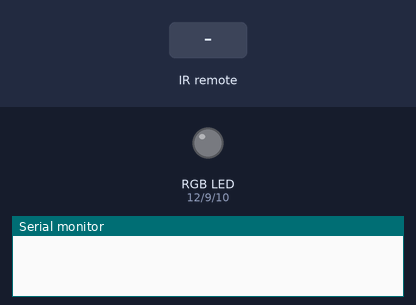
Bench run of a sketch on a simulated Arduino Uno, built with avr-gcc and run on an emulated ATmega328P. On the bench: an RGB LED mixed from three pins (HIGH = lit), the last lines printed to the serial monitor. The test bench sets the inputs (shaded band). Dim RGB values are drawn brighter than linear.

Above: at 1.2 s.
1.3 s: infrared code 0xFFA25D received
At 2.8 s:
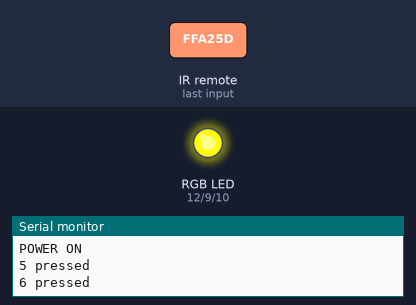
3.8 s: infrared code 0xFF6897 received
At 5.9 s:
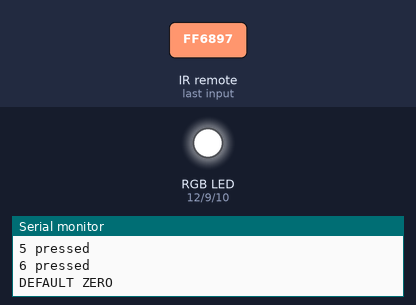
6.3 s: infrared code 0xFF30CF received
At 7.8 s:
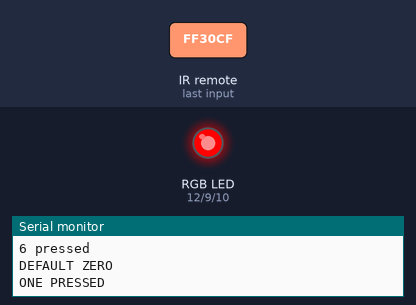
8.8 s: infrared code 0xFF18E7 received
At 10.9 s:
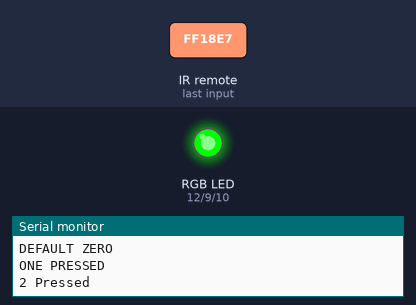
11.3 s: infrared code 0xFF9067 received
At 12.8 s:
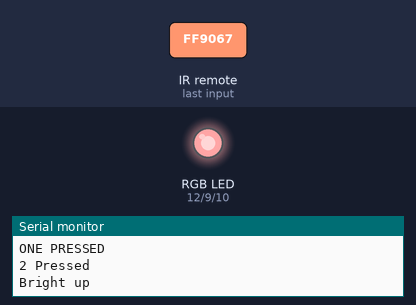
13.8 s: infrared code 0xFFE01F received
At 15.9 s:
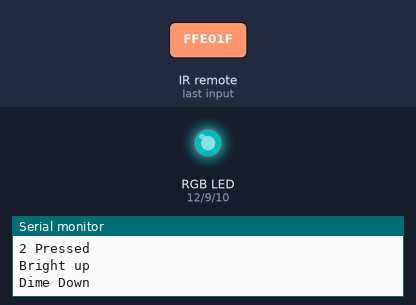
Timing chart, 0 to 17.3 s (numbered marks = the images above; inputs shaded):
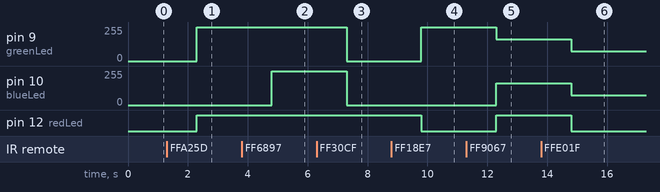

Measured:
- after the input at 1.3 s, pin 9 (greenLed): 0/255 → 255/255 after 1.0 s; pin 12 (redLed): LOW → HIGH after 1.0 s
- after the input at 3.8 s, pin 10 (blueLed): 0/255 → 255/255 after 1.0 s
- after the input at 6.3 s, pin 9 (greenLed), pin 10 (blueLed): 255/255 → 0/255 after 1.0 s
- after the input at 8.8 s, pin 9 (greenLed): 0/255 → 255/255 after 1.0 s; pin 12 (redLed): HIGH → LOW after 1.0 s
- after the input at 11.3 s, pin 9 (greenLed): 255/255 → 165/255 after 1.0 s; pin 10 (blueLed): 0/255 → 165/255 after 1.0 s; pin 12 (redLed): LOW → HIGH after 1.0 s
- after the input at 13.8 s, pin 9 (greenLed), pin 10 (blueLed): 165/255 → 74/255 after 1.0 s; pin 12 (redLed): HIGH → LOW after 1.0 s

The sketch:

Remote_Led_Control.ino
```cpp
//Last Project
#include <IRremote.h>
int remotePin=11;// pin connect to the infared remote control
IRrecv IR(remotePin);
decode_results rcd;
int redLed=12;
int greenLed=9;
int blueLed=10;
String remote_command;
int timeDelay=1000;

int ledBright=255;
void setup() {
  // put your setup code here, to run once:
Serial.begin(9600);
IR.enableIRIn();
pinMode(redLed,OUTPUT);
pinMode(greenLed,OUTPUT);
pinMode(blueLed,OUTPUT);

}

void loop() {
  // put your main code here, to run repeatedly:
while(IR.decode(&rcd)==0){
  }
delay(timeDelay);
IR.resume();

//POWER ON THE ALL LED
if(rcd.value==0xFFA25D){
  remote_command="POWER ON";
  Serial.println(remote_command);
  digitalWrite(redLed,HIGH);
  digitalWrite(greenLed,HIGH);
  digitalWrite(blueLed,HIGH);
  }

// TURN ALL THE LEDS OOFF
if(rcd.value==0xFFB04F){
  remote_command="POWER OFF";
  Serial.println(remote_command);
  digitalWrite(redLed,LOW);
  digitalWrite(greenLed,LOW);
  digitalWrite(blueLed,LOW);
  }

//CONTROL IF ZERO IS PRESS
if(rcd.value==0xFF6897){
  remote_command="DEFAULT ZERO";
  Serial.println(remote_command);
  analogWrite(redLed,ledBright);
  analogWrite(greenLed,ledBright);
  analogWrite(blueLed,ledBright);
  }

//CONTROL IF ONE IS PRESS
if(rcd.value==0xFF30CF){
  remote_command="ONE PRESSED";
  Serial.println(remote_command);
  analogWrite(redLed,ledBright);
  analogWrite(greenLed,0);
  analogWrite(blueLed,0);
  }

//IF 2 IS PRESSED
if(rcd.value==0xFF18E7){
  remote_command="2 Pressed";
  Serial.println(remote_command);
  analogWrite(redLed,0);
  analogWrite(greenLed,ledBright);
  analogWrite(blueLed,0);
  }

// for 3
if(rcd.value==0xFF7A85){
  remote_command="3 pressed";
  Serial.println(remote_command);
  analogWrite(redLed,0);
  analogWrite(greenLed,0);
  analogWrite(blueLed,ledBright);
  }

//4 this gives out a cyan colour
if(rcd.value==0xFF10EF){
  remote_command="4 pressed";
  Serial.println(remote_command);
  analogWrite(redLed,0);
  analogWrite(greenLed,ledBright);
  analogWrite(blueLed,ledBright);
  }

//5 magenta colour
if(rcd.value==0xFFA25D){
  remote_command="5 pressed";
  Serial.println(remote_command);
  analogWrite(redLed,ledBright);
  analogWrite(greenLed,0);
  analogWrite(blueLed,ledBright);
  }

//6 Yellow colour
if(rcd.value==0xFFA25D){
  remote_command="6 pressed";
  Serial.println(remote_command);
  analogWrite(redLed,ledBright);
  analogWrite(greenLed,ledBright);
  analogWrite(blueLed,0);
  }

// to change the rate of the led brightness
//increase the brightness
if(rcd.value==0xFF9067){
  remote_command="Bright up";
  Serial.println(remote_command);
  ledBright*=0.65;
  if(ledBright>255){
    ledBright=255;
    }
  analogWrite(redLed,ledBright);
  analogWrite(greenLed,ledBright);
  analogWrite(blueLed,ledBright);
  }
//Decrease the brightness
if(rcd.value==0xFFE01F){
  remote_command="Dime Down";
  Serial.println(remote_command);
  ledBright=ledBright*0.45;
  if(ledBright<0){
    ledBright=0;
    }
  analogWrite(redLed,ledBright);
  analogWrite(greenLed,ledBright);
  analogWrite(blueLed,ledBright);
  }
}
```
